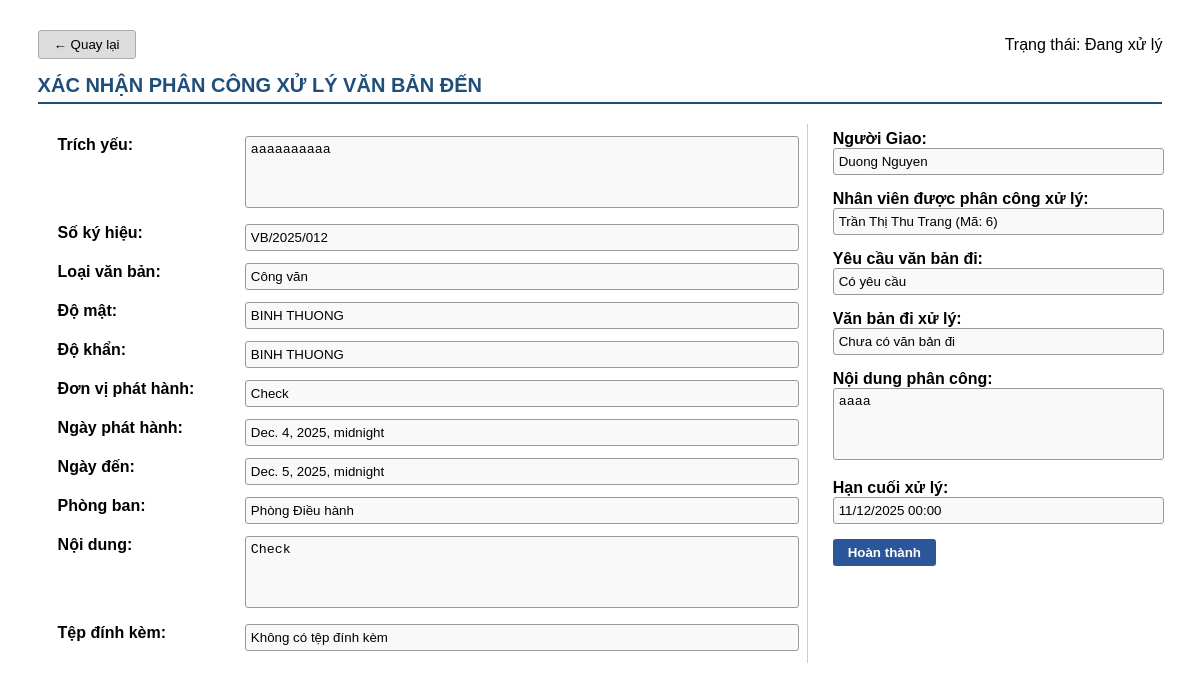
Page /vanbanden/baocao/12/ (signed in) on the earlier database version.
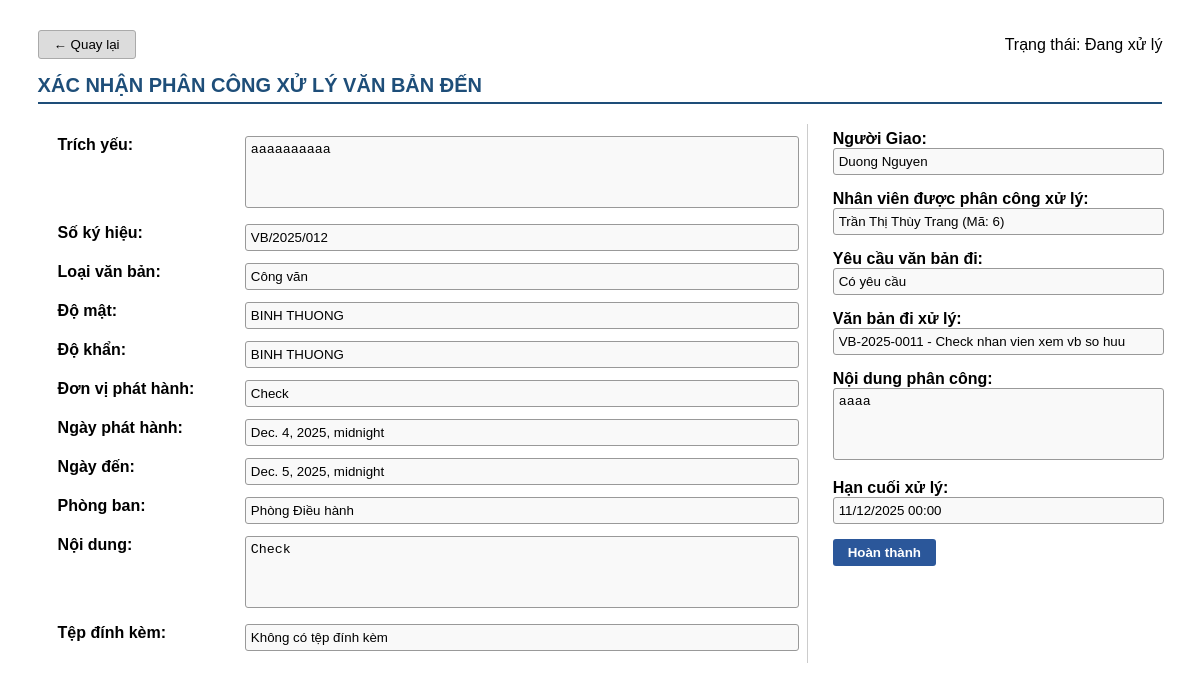
Same page on the later database version.
### QLVB/models.py (models this page shows, shortened)
class PhanCongCongViec(models.Model):
   TieuDe = models.CharField("Tiêu đề", max_length=100)
   MoTa = models.TextField("Mô tả", max_length=500)
   NgayTao = models.DateTimeField(auto_now_add=True)
   HanChot = models.DateTimeField("Hạn chót")
   NguoiGiao = models.ForeignKey(settings.AUTH_USER_MODEL, on_delete=models.CASCADE, related_name='cv_giao', verbose_name="Người giao")
   NguoiNhan = models.ForeignKey(settings.AUTH_USER_MODEL, on_delete=models.CASCADE, related_name='cv_nhan', verbose_name="Người nhận")
   VanBanDen = models.ForeignKey(VanBanDen, on_delete=models.CASCADE, null=True, blank=True)
   VanBanDi = models.ForeignKey(VanBanDi, on_delete=models.CASCADE, null=True, blank=True)
   TrangThai = models.CharField(
       max_length=50,
       choices=TrangThaiCongViec.choices,
       default=TrangThaiCongViec.CHO_XET_DUYET
   )
   class TrangThai(models.TextChoices):
       CHO_XET_DUYET = "Chờ xét duyệt", "CHỜ XÉT DUYỆT"
       BI_TU_CHOI = "Bị từ chối", "BỊ TỪ CHỐI"
       CHO_PHAN_CONG = "Chờ phân công", "CHỜ PHÂN CÔNG"
       CHO_XAC_NHAN = "Chờ xác nhận", "CHỜ XÁC NHẬN"
       DANG_XU_LY = "Đang xử lý", "ĐANG XỬ LÝ"
       HOAN_THANH = "Hoàn thành", "HOÀN THÀNH"
       CHO_BAN_HANH = "Chờ ban hành", "CHỜ BAN HÀN"
       DA_BAN_HANH = "Đã ban hành", "ĐÃ BAN HÀNH"
   TrangThai = models.CharField(max_length=50, choices=TrangThai.choices, default=TrangThai.CHO_XET_DUYET)

class VanBanDi(models.Model):
    SoHieu = models.CharField("Số hiệu", max_length=50, unique=True)
    NgayBanHanh = models.DateField("Ngày ban hành", null=True, blank=True)
    TrichYeu = models.CharField("Trích yếu", max_length=500)
    NoiDung = models.TextField("Nội dung")
    LoaiVbDi = models.CharField("Loại văn bản đi", max_length=255)
    DonViNhan = models.CharField("Đơn vị nhận", max_length=255, null=True, blank=True)
    Email = models.EmailField("Email nhận")
    FileDinhKem = models.FileField(upload_to='vanbandi/', blank=True, null=True)
    DoMat = models.CharField(max_length=20, choices=DO_MAT_VBDI_CHOICES, default='BINH THUONG', null=True, blank=True)
    DoKhan = models.CharField(max_length=20, choices=DO_KHAN_VBDI_CHOICES, default='BINH THUONG', null=True, blank=True)
    TrangThai = models.CharField("Trạng thái", max_length=50, null=True, blank=True)
    NgayTao = models.DateTimeField("Ngày tạo", auto_now_add=True)
    MaNhanVien = models.ForeignKey(settings.AUTH_USER_MODEL, on_delete=models.CASCADE, verbose_name="Người soạn thảo")
    MaVBDen = models.ForeignKey(VanBanDen, on_delete=models.CASCADE, null=True, blank=True,
                                verbose_name="Văn bản đến liên quan")
    YeuCauVBDi = models.IntegerField(choices=[(0, 'Không yêu cầu'), (1, 'Có yêu cầu')], default=0)
    MaPhongBan = models.ForeignKey(PhongBan, on_delete=models.CASCADE)
    class Meta:
       verbose_name = "Văn bản đi / dự thảo"
       verbose_name_plural = "Văn bản đi / dự thảo"
       permissions = [
           ("tao_vanbandi", "Tạo văn bản đi"),
           ("sua_vanbandi", "Sửa văn bản đi"),
           ("xemchitiet_vanbandi", "Xem chi tiết văn bản đi"),
           ("xemdanhsach_vanbandi", "Xem danh sách văn bản đi"),
           ("thongqua_vanbandi", "Thông qua văn bản đi"),
           ("xetduyet_vanbandi", "Xét duyệt văn bản đi"),
           ("phancong_vanbandi", "Phân công nhân viên (văn bản đi)"),
           ("banhanh_vanbandi", "Ban hành văn bản đi"),
       ]

### accounts/models.py (models this page shows, shortened)
class User(AbstractUser):
    ho_ten = models.CharField("Họ tên", max_length=100, blank=True, null=True)
    sdt = models.CharField("Số điện thoại", max_length=15, blank=True, null=True)
    email = models.EmailField("Email", unique=True, blank=True, default='')
    VAITRO_CHOICES = [
        ('NV', 'Nhân Viên'), ('QL', 'Quản Lý'),
        ('VT', 'Văn Thư'), ('TP', 'Trưởng Phòng'),
    ]
    vai_tro = models.CharField("Vai trò", max_length=2, choices=VAITRO_CHOICES, blank=True, null=True)
    ma_phong_ban = models.ForeignKey(
        'QLVB.PhongBan',  # ← Đổi thành chuỗi 'app_label.ModelName'
        on_delete=models.SET_NULL,
        null=True,
        blank=True,
        related_name='nhan_viens',
        verbose_name="Phòng ban"
    )
    class Meta:
        verbose_name = "Nhân viên"
        verbose_name_plural = "Nhân viên"  # đã bỏ dấu chấm thừa

### QLVB/views.py (the view, shortened to what this page needs)
# urls.py: path('vanbanden/baocao/<int:vb_id>/', views.bao_cao_vbden, name='bao_cao_vbden'),
@login_required
@permission_required('QLVB.capnhat_trangthai_cv_vbden', raise_exception=True)
def bao_cao_vbden(request, vb_id):
    vb = get_object_or_404(VanBanDen, id=vb_id)
    nhanvien = request.user
    vb_di = VanBanDi.objects.filter(MaVBDen=vb).first()
    phan_cong = PhanCongCongViec.objects.filter(
        VanBanDen=vb,
        NguoiNhan=nhanvien
    ).order_by("-NgayTao").first()
    context = {
        "vb": vb,
        "vb_di": vb_di,
        "phan_cong": phan_cong,
        "nhanvien": nhanvien,
    }
    context.update(global_notifications(request))
    return render(request, "vanbanden/baocao_vbden.html", context)

### QLVB/views.py (called while the page is built)
def global_notifications(request):
    now = timezone.now()
    start_of_week = now - timedelta(days=now.weekday())
    today_notifications = ThongBao.objects.filter(NgayTao__date=now.date())
    week_notifications = ThongBao.objects.filter(NgayTao__gte=start_of_week, NgayTao__lt=now.date())
    old_notifications = ThongBao.objects.filter(NgayTao__lt=start_of_week)
    notification_count = ThongBao.objects.count()
    return {
        'today_notifications': today_notifications,
        'week_notifications': week_notifications,
        'old_notifications': old_notifications,
        'notification_count': notification_count
    }

### QLVB/templates/vanbanden/baocao_vbden.html (shortened to what the changed rows need)
{% extends "base_toast.html" %}
{% load static %}
{% block content %}
<div class="container">
    <form method="post">
        <table style="width:100%;">
            <tr>
                <td class="right-panel">
                    {% if phan_cong %}
                    <div class="info-box">
                        <label>Nhân viên được phân công xử lý:</label>
                        <input type="text" readonly
                               value="{{ phan_cong.NguoiNhan.ho_ten|default:phan_cong.NguoiNhan.username }} (Mã: {{ phan_cong.NguoiNhan.id }})">
                    </div>
                    {% else %}
                    <div class="info-box">
                        <label>Nhân viên được phân công xử lý:</label>
                        <input type="text" readonly value="Chưa có phân công">
                    </div>
                    {% endif %}
                    {% if vb_di %}
                    <div class="info-box">
                        <label>Văn bản đi xử lý:</label>
                        <input type="text" value="{{ vb_di.SoHieu }} - {{ vb_di.TrichYeu }}" readonly>
                    </div>
                    {% else %}
                    <div class="info-box">
                        <label>Văn bản đi xử lý:</label>
                        <input type="text" value="Chưa có văn bản đi" readonly>
                    </div>
                    {% endif %}
                    <div class="info-box">
                        <label>Nội dung phân công:</label>
                        <textarea readonly>{{ phan_cong.MoTa }}</textarea>
                    </div>
                    <div class="info-box">
                        <label>Hạn cuối xử lý:</label>
                        <input type="text" readonly value="{{ phan_cong.HanChot|date:'d/m/Y H:i' }}">
                    </div>
                </td>
            </tr>
        </table>
    </form>
</div>
{% endblock %}

Differences in the rows shown:
changed through a linked row, PhanCongCongViec "aaaa": NguoiNhan.ho_ten "Trần Thị Thu Trang (Mã: 6)" → "Trần Thị Thùy Trang (Mã: 6)"
added VanBanDi: SoHieu "VB-2025-0011 - Check nhan vien xem vb so huu"
Other differences:
form field value: "Chưa có văn bản đi" → (not shown)
